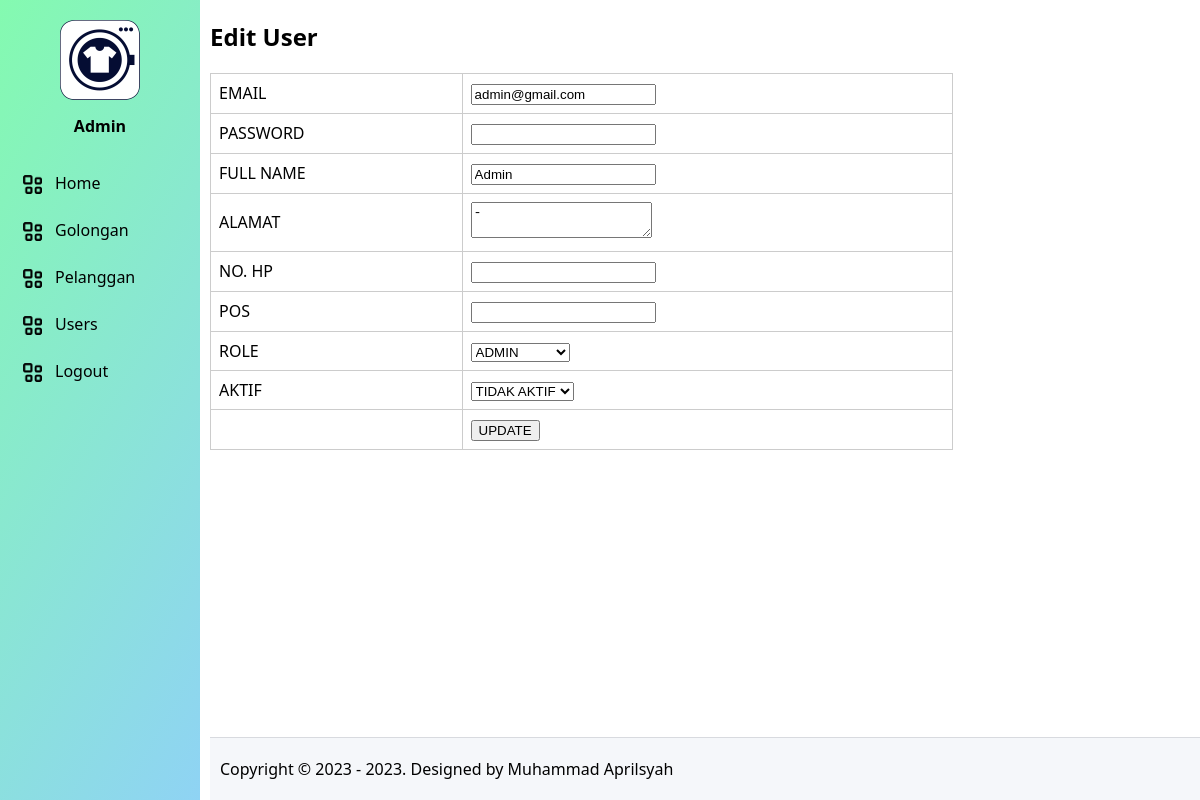
The page /users/edit/1 (signed in) on the database its author committed.
### tables this page shows
CREATE TABLE `tb_users`  (
  `user_id` int NOT NULL AUTO_INCREMENT,
  `user_email` varchar(50) NOT NULL,
  `user_password` varchar(100) NOT NULL,
  `user_nama` varchar(100) NOT NULL,
  `user_alamat` text NOT NULL,
  `user_hp` varchar(25) NOT NULL,
  `user_pos` varchar(5) NOT NULL,
  `user_role` tinyint NOT NULL,
  `user_aktif` tinyint NOT NULL,
  `created_at` timestamp NOT NULL DEFAULT current_timestamp ON UPDATE CURRENT_TIMESTAMP,
  `updated_at` datetime NOT NULL,
  PRIMARY KEY (`user_id`) USING BTREE
);

### app/core/Controller.php (called while the page is built, shortened)
<?php
class Controller
{
	public function dashboard($view, $data = [])
	{
		require_once ROOT . "layouts/dashboard.php";
	}
}

### app/controllers/Users.php (called while the page is built, shortened)
<?php
class Users extends Controller
{
	public object $model;
	public function __construct()
	{
		$this->model = new \App\Models\User();
	}
	public function edit($id)
	{
		$data['row'] = $this->model->edit($id);
		$this->dashboard('users/edit', $data);
	}
}

### index.php (called while the page is built, shortened)
<?php
new App\Core\Bootstrap();

### app/core/Model.php (called while the page is built, shortened)
<?php
class Model
{
	public function __construct()
	{
		try {
			$this->db = new PDO("mysql:host=localhost;dbname=dbpbwl_project10", "root", "");
		} catch (Exception $e) {
			die("error! " . $e->getMessage());
		}
	}
}

### app/models/User.php (called while the page is built, shortened)
<?php
class User extends Model
{
      public function edit($id)
      {
            $query = "SELECT * FROM tb_users WHERE user_id=:user_id";
            $stmt = $this->db->prepare($query);
            $stmt->bindParam(":user_id", $id);
            $stmt->execute();
            return $this->select($stmt);
      }
}

### app/views/users/edit.php (the view, shortened to what this page needs)
<h2>Edit User</h2>
<form action="<?php echo URL; ?>/users/update" method="post">
    <table>
        <tr>
            <td>EMAIL</td>
            <td><input type="email" name="user_email" value="<?php echo $data['row']['user_email']; ?>" required></td>
        </tr>
        <tr>
            <td>PASSWORD</td>
            <td><input type="password" name="user_password"></td>
        </tr>
        <tr>
            <td>FULL NAME</td>
            <td><input type="text" name="user_nama" value="<?php echo $data['row']['user_nama']; ?>" required></td>
        </tr>
        <tr>
            <td>ALAMAT</td>
            <td><textarea name="user_alamat" required><?php echo $data['row']['user_alamat']; ?></textarea></td>
        </tr>
        <tr>
            <td>NO. HP</td>
            <td><input type="text" name="user_hp" value="<?php echo $data['row']['user_hp']; ?>" required></td>
        </tr>
        <tr>
            <td>POS</td>
            <td><input type="text" name="user_pos" value="<?php echo $data['row']['user_pos']; ?>" required></td>
        </tr>
        <tr>
            <td>ROLE</td>
            <td><select name="user_role" required>
                <?php
                if ($data['row']['user_role'] == '1'){
                    ?>
                    <option value="1" selected>ADMIN</option>
                    <?php
                }else{
                    ?>
                    <option value="0" selected>PENGGUNA</option>
                    <?php
                }
                ?>
            </select></td>
        </tr>
        <tr>
            <td>AKTIF</td>
            <td><select name="user_aktif" required>
                <?php
                if ($data['row']['user_aktif'] == '1'){
                    ?>
                    <option value="1" selected>AKTIF</option>
                    <?php
                }else{
                    ?>
                    <option value="0" selected>TIDAK AKTIF</option>
                    <?php
                }
                ?>
            </select>
            </td>
        </tr>
        <tr>
            <td></td>
            <td><input type="submit" name="btn_update" value="UPDATE"></td>
        </tr>
    </table>
</form>

### layouts/assets/css/style.css (style rules this page uses)
body { font-family: 'Segoe UI', Tahoma, Geneva, Verdana, sans-serif; margin: 0; }
table { margin-top: 20px !important; border: 1px solid #cccccc; border-collapse: collapse; width: 100%; }
table td { border: 1px solid #cccccc; padding: 8px; }

### rows shown on the page
tb_users: user_email "admin@gmail.com", user_nama "Admin", user_alamat "-", user_role "ADMIN", user_aktif "TIDAK AKTIF"

### other values the page prints
$_SESSION['user_nama'] "Admin"
